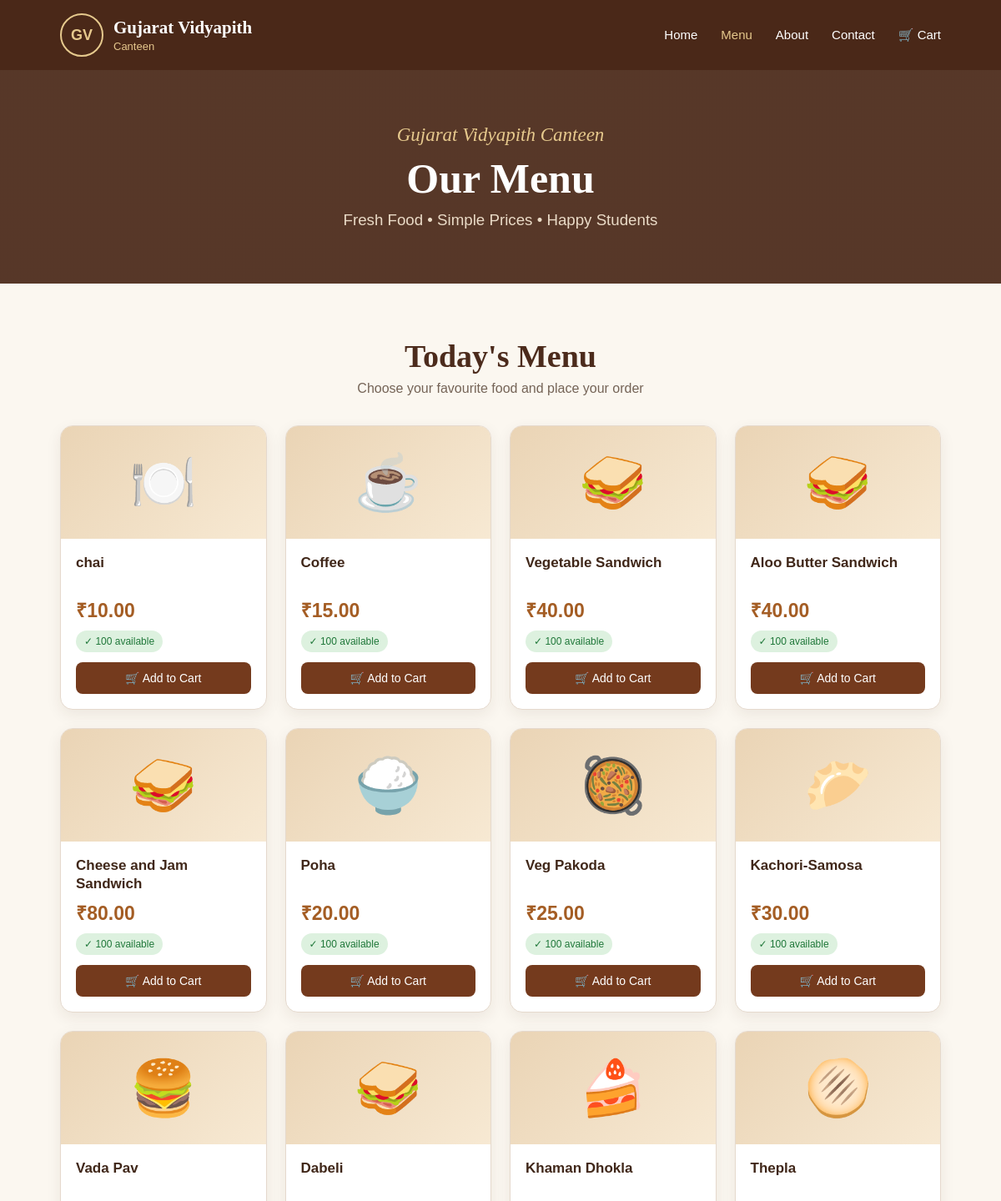
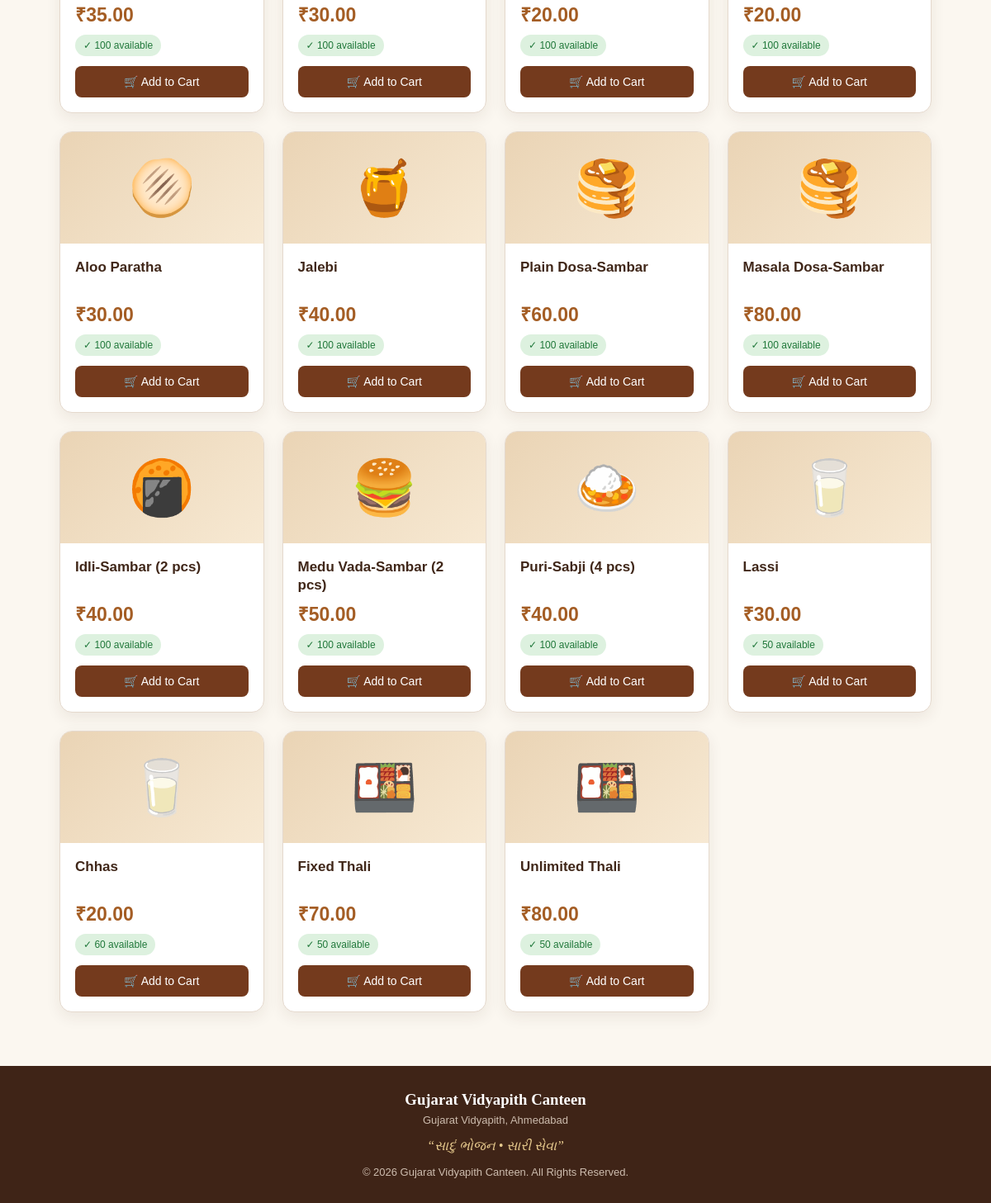
The app's page /menu/ with its own data (2 pictures, top to bottom).
### canteen/models.py (models this page shows, shortened)
class FoodItem(models.Model):
    name = models.CharField(max_length=100)
    price = models.DecimalField(max_digits=6, decimal_places=2)
    stock = models.PositiveIntegerField(default=0)
    is_available = models.BooleanField(default=True)

### canteen/views.py (the view)
# urls.py: path("menu/", views.menu, name="menu"),
def menu(request):
    menu_items = FoodItem.objects.all().order_by("id")
    return render(request, "canteen/menu.html", {
        "menu_items": menu_items
    })

### canteen/templates/canteen/menu.html (shortened to what this page needs)
{% load static %}
<!DOCTYPE html>
<html lang="en">
<head>
</head>
<body>
    <header class="navbar">
        <div class="brand">
            <div class="logo">
                GV
            </div>
            <div>
                <h2>Gujarat Vidyapith</h2>
                <span>Canteen</span>
            </div>
        </div>
        <nav class="nav">
            <a href="/">
                Home
            </a>
            <a href="{% url 'menu' %}" class="active">
                Menu
            </a>
            <a href="{% url 'about' %}">
                About
            </a>
            <a href="{% url 'contact' %}">
                Contact
            </a>
            <a href="{% url 'cart' %}">
                 🛒 Cart
            </a>
        </nav>
    </header>
    <section class="menu-hero">
        <p>Gujarat Vidyapith Canteen</p>
        <h1>Our Menu</h1>
        <h3>
            Fresh Food • Simple Prices • Happy Students
        </h3>
    </section>
    <section class="menu-section">
        <h2 class="section-title">
            Today's Menu
        </h2>
        <p class="section-subtitle">
            Choose your favourite food and place your order
        </p>
        <div class="menu-grid">
            {% if menu_items %}
                {% for item in menu_items %}
                    <div class="food-card">
                        <div class="food-image">
                            {% if "Tea" in item.name %}
                                ☕
                            {% elif "Coffee" in item.name %}
                                ☕
                            {% elif "Sandwich" in item.name %}
                                🥪
                            {% elif "Poha" in item.name %}
                                🍚
                            {% elif "Pakoda" in item.name %}
                                🥘
                            {% elif "Kachori" in item.name or "Samosa" in item.name %}
                                🥟
                            {% elif "Vada" in item.name %}
                                🍔
                            {% elif "Dabeli" in item.name %}
                                🥪
                            {% elif "Khaman" in item.name %}
                                🍰
                            {% elif "Thepla" in item.name %}
                                🫓
                            {% elif "Paratha" in item.name %}
                                🫓
                            {% elif "Jalebi" in item.name %}
                                🍯
                            {% elif "Dosa" in item.name %}
                                🥞
                            {% elif "Idli" in item.name %}
                                🍘
                            {% elif "Puri" in item.name %}
                                🍛
                            {% elif "Lassi" in item.name or "Chhas" in item.name %}
                                🥛
                            {% elif "Thali" in item.name %}
                                🍱
                            {% else %}
                                🍽️
                            {% endif %}
                        </div>
                        <div class="food-content">
                            <h3>
                                {{ item.name }}
                            </h3>
                            <div class="price">
                                ₹{{ item.price }}
                            </div>
                            {% if item.stock > 0 %}
                                <div class="stock available">
                                    ✓ {{ item.stock }} available
                                </div>
                                <form method="POST" action="{% url 'add_to_cart' item.id %}">
                                    <button type="submit" class="cart-btn">
                                                     🛒 Add to Cart
                                    </button>
                                </form>
                            {% endif %}
                        </div>
                    </div>
                {% endfor %}
            {% else %}
                <div class="empty">
                    No food items available right now.
                </div>
            {% endif %}
        </div>
    </section>
    <footer>
        <h3>
            Gujarat Vidyapith Canteen
        </h3>
        <p>
            Gujarat Vidyapith, Ahmedabad
        </p>
        <div class="quote">
            “સાદું ભોજન • સારી સેવા”
        </div>
        <p>
            © 2026 Gujarat Vidyapith Canteen.
            All Rights Reserved.
        </p>
    </footer>
</body>
</html>

### canteen/templates/canteen/menu.html (style rules this page uses)
* { margin: 0; padding: 0; box-sizing: border-box; }
body { font-family: Arial, sans-serif; background: #fbf7f0; color: #4a2b1c; }
.navbar { background: #4a2818; color: white; padding: 16px 6%; display: flex; align-items: center; justify-content: space-between; }
.brand { display: flex; align-items: center; gap: 12px; }
.logo { width: 52px; height: 52px; border: 2px solid #e6c98d; border-radius: 50%; display: flex; align-items: center; justify-content: center; color: #e6c98d; font-weight: bold; font-size: 18px; }
.brand h2 { font-family: Georgia, serif; font-size: 21px; }
.brand span { color: #e5c78d; font-size: 13px; }
.nav { display: flex; gap: 28px; }
.nav a { color: white; text-decoration: none; font-size: 15px; }
.nav a:hover, .nav a.active { color: #e6c98d; }
.menu-hero { background: linear-gradient( rgba(73,39,23,0.92), rgba(73,39,23,0.92) ); color: white; text-align: center; padding: 65px 20px; }
.menu-hero p { color: #e6c98d; font-family: Georgia, serif; font-size: 23px; font-style: italic; }
.menu-hero h1 { font-family: Georgia, serif; font-size: 50px; margin: 10px 0; }
.menu-hero h3 { color: #eadbc7; font-weight: normal; }
.menu-section { padding: 65px 6%; }
.section-title { text-align: center; font-family: Georgia, serif; font-size: 38px; color: #4c2b1c; margin-bottom: 8px; }
.section-subtitle { text-align: center; color: #756457; margin-bottom: 35px; }
.menu-grid { display: grid; grid-template-columns: repeat(4, 1fr); gap: 22px; }
.food-card { background: white; border: 1px solid #e5d9cd; border-radius: 15px; overflow: hidden; box-shadow: 0 6px 18px rgba(70,40,20,0.08); transition: 0.25s; }
.food-image { height: 135px; background: linear-gradient( 135deg, #ead4b5, #f7e9d3 ); display: flex; align-items: center; justify-content: center; font-size: 65px; }
.food-content { padding: 18px; }
.food-content h3 { color: #402719; font-size: 17px; line-height: 1.3; min-height: 44px; margin-bottom: 7px; }
.price { color: #a45d24; font-size: 23px; font-weight: bold; margin-bottom: 9px; }
.stock { display: inline-block; padding: 6px 10px; border-radius: 15px; font-size: 12px; margin-bottom: 12px; }
.available { background: #ddf1df; color: #20783a; }
.cart-btn { width: 100%; border: none; padding: 11px; border-radius: 8px; background: #743a1d; color: white; font-size: 14px; cursor: pointer; }
footer { background: #3f2417; color: white; text-align: center; padding: 30px 20px; }
footer h3 { font-family: Georgia, serif; margin-bottom: 6px; }
footer p { color: #cdbcae; font-size: 13px; }
.quote { color: #e6c98d; font-family: Georgia, serif; font-style: italic; margin: 15px 0; }

### records on screen
FoodItem: name "chai", price "10.00", stock "100"
FoodItem: name "Coffee", price "15.00", stock "100"
FoodItem: name "Vegetable Sandwich", price "40.00", stock "100"
FoodItem: name "Aloo Butter Sandwich", price "40.00", stock "100"
FoodItem: name "Cheese and Jam Sandwich", price "80.00", stock "100"
FoodItem: name "Poha", price "20.00", stock "100"
FoodItem: name "Veg Pakoda", price "25.00", stock "100"
FoodItem: name "Kachori-Samosa", price "30.00", stock "100"
FoodItem: name "Vada Pav", price "35.00", stock "100"
FoodItem: name "Dabeli", price "30.00", stock "100"
FoodItem: name "Khaman Dhokla", price "20.00", stock "100"
FoodItem: name "Thepla", price "20.00", stock "100"
FoodItem: name "Aloo Paratha", price "30.00", stock "100"
FoodItem: name "Jalebi", price "40.00", stock "100"
FoodItem: name "Plain Dosa-Sambar", price "60.00", stock "100"
FoodItem: name "Masala Dosa-Sambar", price "80.00", stock "100"
FoodItem: name "Idli-Sambar (2 pcs)", price "40.00", stock "100"
FoodItem: name "Medu Vada-Sambar (2 pcs)", price "50.00", stock "100"
FoodItem: name "Puri-Sabji (4 pcs)", price "40.00", stock "100"
FoodItem: name "Lassi", price "30.00", stock "50"
FoodItem: name "Chhas", price "20.00", stock "60"
FoodItem: name "Fixed Thali", price "70.00", stock "50"
FoodItem: name "Unlimited Thali", price "80.00", stock "50"
